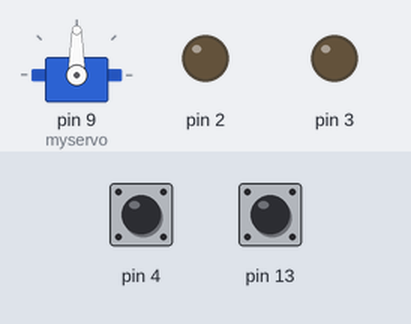
This sketch was run on a simulated Arduino Uno, built with avr-gcc and run on an emulated ATmega328P. Parts: servo, output pins drawn as LEDs (lit = HIGH). Dashed ring = blinking. Inputs (shaded band) come from the test bench; at power-on: pin 4 HIGH, pin 13 HIGH. What the sketch prints to the serial monitor is not drawn.

Above: at 1.2 s.
1.3 s: pin 4 pulled LOW for 0.15 s
At 1.38 s:
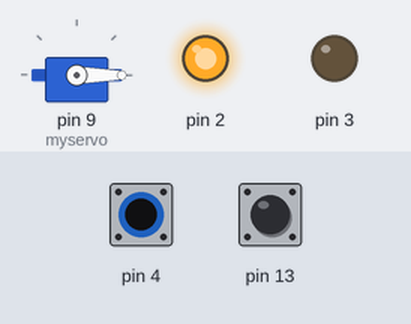
4.5 s: pin 4 pulled LOW for 3.2 s
At 8.6 s:
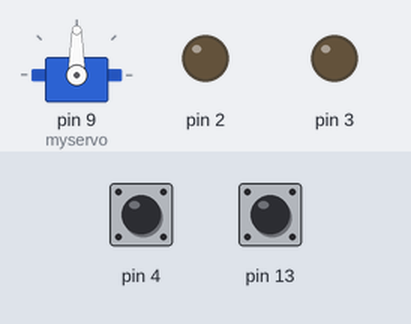
10.7 s: pin 4 pulled LOW for 1 s
At 11.3 s:
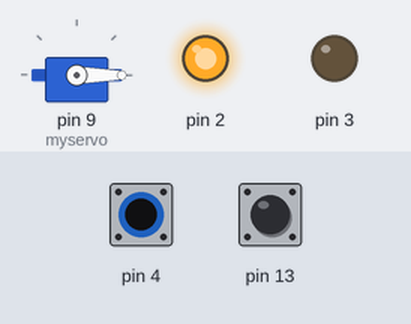
17.7 s: pin 4 pulsed LOW 2 times (0.12 s each, 0.3 s apart)
At 17.76 s:
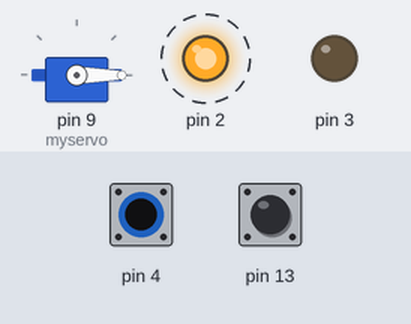
Timing chart, 0 to 20.7 s (numbered marks = the images above; inputs shaded):
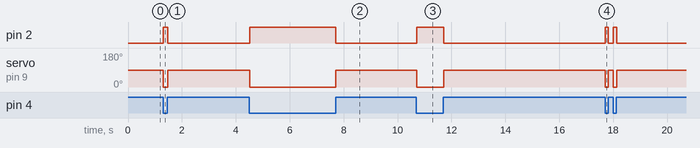

Measured:
- after the input at 1.3 s, pin 2: LOW → HIGH at once, → LOW 0.16 s later; servo on pin 9 (myservo): 90° → 0° at once, → 90° 0.16 s later
- after the input at 4.5 s, pin 2: LOW → HIGH at once, → LOW 3.2 s later; servo on pin 9 (myservo): 90° → 0° at once, → 90° 3.2 s later
- after the input at 10.7 s, pin 2: LOW → HIGH at once, → LOW 1.0 s later; servo on pin 9 (myservo): 90° → 0° at once, → 90° 1.0 s later
- after the input at 17.7 s, pin 2: alternates HIGH for 0.12 s and LOW for 0.18 s, 4 changes in all, then stays LOW, starting at once; servo on pin 9 (myservo): alternates 90° for 0.18 s and 0° for 0.12 s, 4 changes in all, then stays 90°, starting at once

The sketch:

VictorAndSpikeTest.ino
```cpp
/*
 Controlling a servo position using a potentiometer (variable resistor)
 by Michal Rinott <http://people.interaction-ivrea.it/m.rinott>

 modified on 8 Nov 2013
 by Scott Fitzgerald
 http://www.arduino.cc/en/Tutorial/Knob
*/

#include <Servo.h>

Servo myservo;  // create servo object to control a servo


void setup() {
  myservo.attach(9);  // attaches the servo on pin 9 to the servo object
  pinMode(2, OUTPUT);
  pinMode(3, OUTPUT);
  pinMode(4, INPUT_PULLUP);
  pinMode(0, INPUT_PULLUP);
  pinMode(0, INPUT_PULLUP);
  Serial.begin(9600);

}

void loop() {


  if (!digitalRead(4)) {
    if (!digitalRead(0)) {
      digitalWrite(3, HIGH);
    } else {
      digitalWrite(3, LOW);
    }
    digitalWrite(2, HIGH);
    myservo.write(0);
  } else {
    digitalWrite(2, LOW);
    digitalWrite(3, LOW);
    myservo.write(90);
  }

  delay(20);                           // waits for the servo to get there
  Serial.write(!digitalRead(13));
}
```
